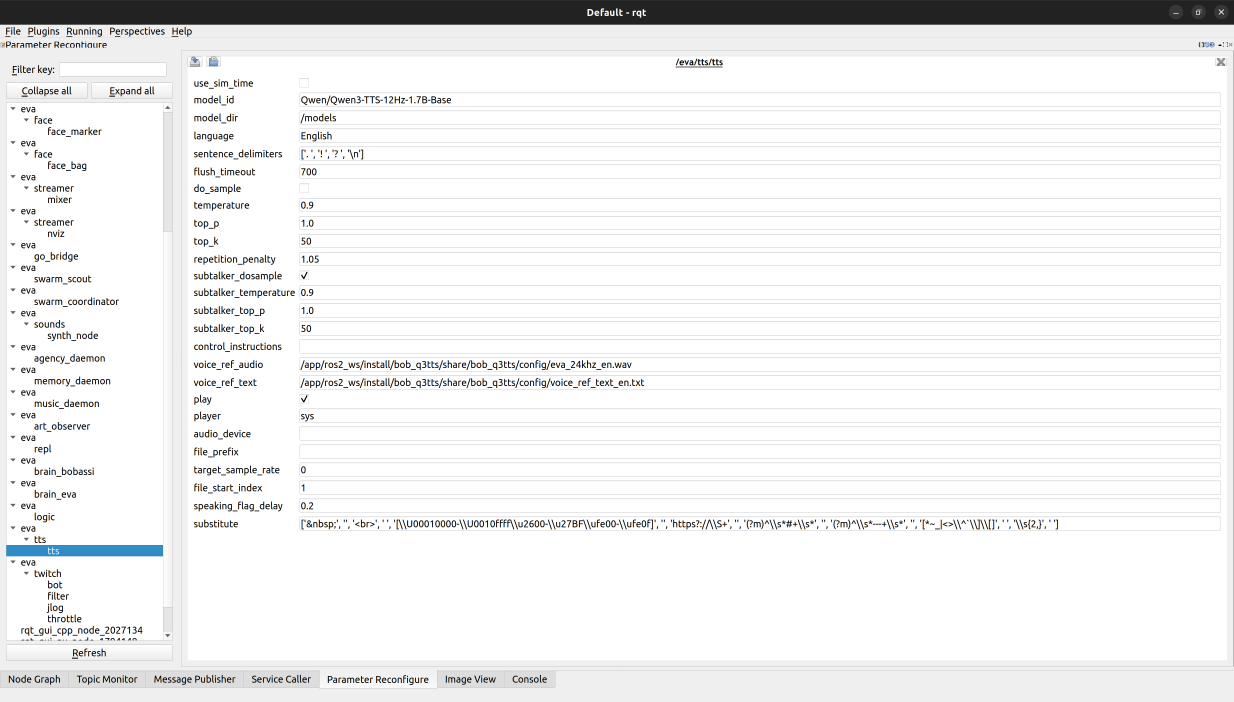
#> input picture assets/bob_q3tts_20260426.png, 3700 x 2106 px (shown at 1/3 size)
$ python send_vision_request.py --prompt ../../../assets/bob_llm_node_20260426.png --image_path ../../../assets/bob_q3tts_20260426.png
#> lines starting #> are read from the running program, lines starting #| are printed output that depends on the picture
#!/usr/bin/env python3
# Copyright 2026 Bob Ros
#
# Licensed under the Apache License, Version 2.0 (the "License");
# you may not use this file except in compliance with the License.
# You may obtain a copy of the License at
#
#     http://www.apache.org/licenses/LICENSE-2.0
#
# Unless required by applicable law or agreed to in writing, software
# distributed under the License is distributed on an "AS IS" BASIS,
# WITHOUT WARRANTIES OR CONDITIONS OF ANY KIND, either express or implied.
# See the License for the specific language governing permissions and
# limitations under the License.

"""Vision Request Skill Script (Direct HTTP Mode)."""

import argparse
import base64
import mimetypes
import os
import sys

import requests

try:
    from PIL import Image
    PIL_AVAILABLE = True
except ImportError:
    PIL_AVAILABLE = False


def resize_image_if_needed(image_path, max_dim=1024):
    """Resize image to max_dim while maintaining aspect ratio."""
#> called with image_path = '../../../assets/bob_q3tts_20260426.png', max_dim = 1024
    if not PIL_AVAILABLE:
        return image_path

    try:
        with Image.open(image_path) as img:
#> img is the input picture: PIL image 3700x2106 RGBA; mean R, G, B, A 239.4, 239.6, 239.7, 255
            w, h = img.size
#> w = 3700; h = 2106
            if max(w, h) <= max_dim:
                return image_path

            if w > h:
                new_w, new_h = max_dim, int(h * (max_dim / w))
#> new_w = 1024; new_h = 582
            else:
                new_w, new_h = int(w * (max_dim / h)), max_dim

            print(f'Resizing {w}x{h} -> {new_w}x{new_h} for '
                  f'token efficiency...', file=sys.stderr)
            resized_img = img.resize((new_w, new_h), Image.LANCZOS)
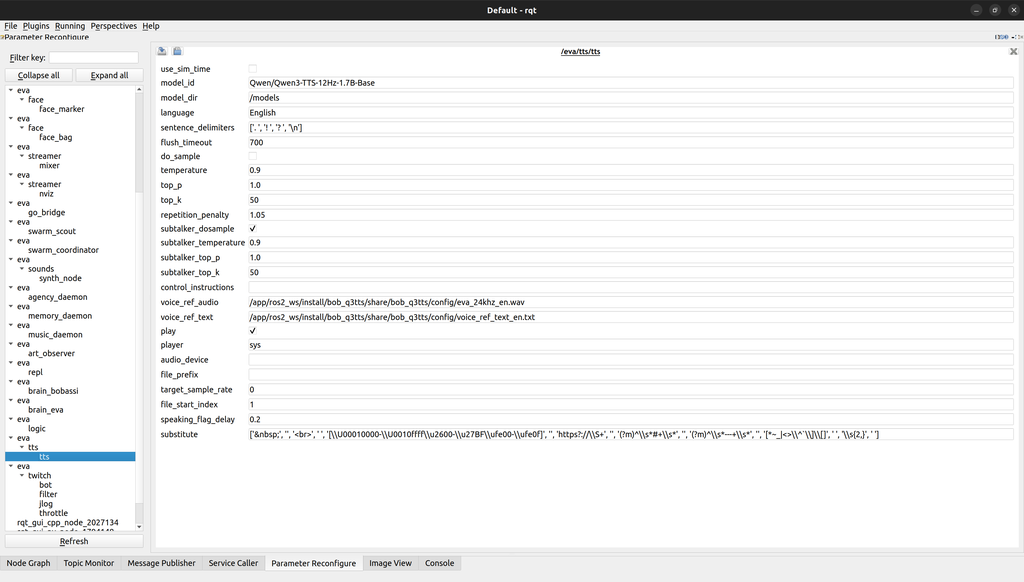
#> resized_img: PIL image 1024x582 RGBA; mean R, G, B, A 239, 239.2, 239.3, 255

            # Save to a temporary JPG
            temp_path = f'/tmp/vision_api_payload_{os.getpid()}.jpg'
            resized_img.save(temp_path, 'JPEG', quality=85)
            return temp_path
    except Exception as e:
        print(f'Warning: Resize failed: {e}', file=sys.stderr)
        return image_path


def encode_image_to_base64(image_path):
    """Encode an image file to a base64 data URL string."""
    mime_type, _ = mimetypes.guess_type(image_path)
    if not mime_type:
        mime_type = 'image/jpeg'

    with open(image_path, 'rb') as f:
        b64_data = base64.b64encode(f.read()).decode('utf-8')

    return f'data:{mime_type};base64,{b64_data}'


def main():
    """Execute direct HTTP Vision request."""
    parser = argparse.ArgumentParser(
        description='Direct HTTP Vision Request Skill')
    parser.add_argument('--prompt', required=True, help='Question for image')
    parser.add_argument('--image_path', required=True, help='Path to file')
    # Docker-ready: Use container name and internal port
    parser.add_argument(
        '--url',
        default='http://eva-researcher-vision:8080/v1/chat/completions',
        help='API Endpoint')
    parser.add_argument(
        '--no_resize', action='store_true', help='Disable auto-resize')
    parser.add_argument(
        '--max_dim', type=int, default=1024, help='Max dimension')
    parser.add_argument(
        '--timeout', type=float, default=120.0, help='API timeout')

    args = parser.parse_args()

    try:
        # 1. Process Image (Resize + Base64)
        path_to_send = args.image_path
        if not args.no_resize:
            path_to_send = resize_image_if_needed(args.image_path, args.max_dim)

        image_data_url = encode_image_to_base64(path_to_send)

        # 2. Build OpenAI-compatible Payload
        payload = {
            'model': 'gemma-3-4b-it',
            'messages': [
                {
                    'role': 'user',
                    'content': [
                        {'type': 'text', 'text': args.prompt},
                        {'type': 'image_url',
                         'image_url': {'url': image_data_url}}
                    ]
                }
            ],
            'stream': False,
            'temperature': 0.2
        }

        # 3. Direct HTTP POST
        print(f'Sending Vision request to {args.url}...', file=sys.stderr)
        response = requests.post(args.url, json=payload, timeout=args.timeout)
        response.raise_for_status()

        # 4. Extract and Output Result
        result = response.json()
        content = result['choices'][0]['message']['content']
        print(content)

        sys.exit(0)

    except requests.exceptions.RequestException as e:
        print(f'API Error: {e}', file=sys.stderr)
        sys.exit(1)
    except Exception as e:
        print(f'Internal Error: {str(e)}', file=sys.stderr)
        sys.exit(1)


if __name__ == '__main__':
    main()
#> (the call stopped at in main, `response = requests.post(args.url, json=payload, timeout=args.timeout)`: requests is not available in this run)

$ run again, on assets/streamer_20260426_0001.png
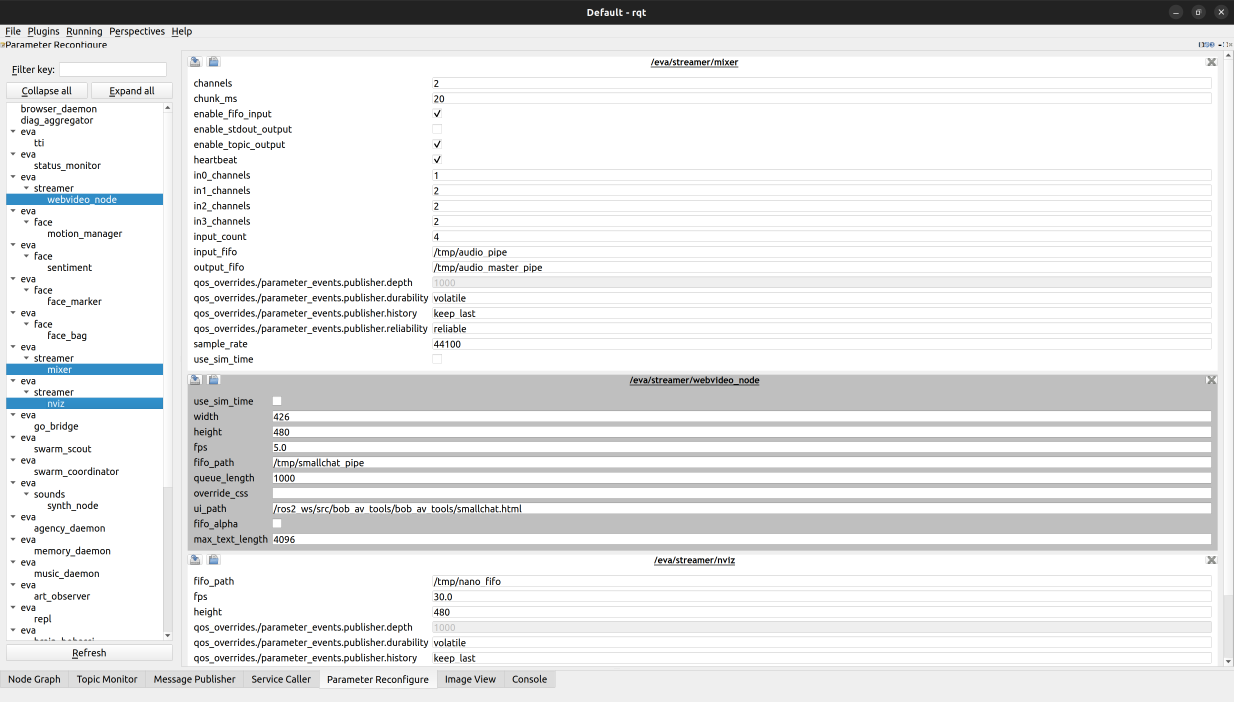
#> input picture assets/streamer_20260426_0001.png, 3700 x 2106 px (shown at 1/3 size)
#> in resize_image_if_needed, img is the input picture: PIL image 3700x2106 RGBA; mean R, G, B, A 230.1, 230.7, 231, 255
#> in resize_image_if_needed, `resized_img = img.resize((new_w, new_h), Image.LANCZOS)`:
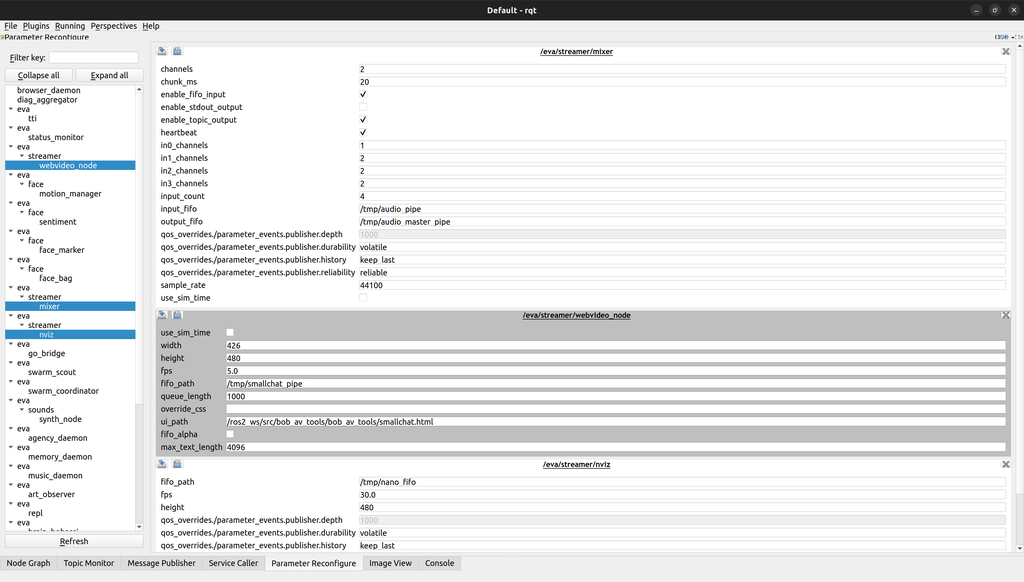
#> resized_img: PIL image 1024x582 RGBA; mean R, G, B, A 229.6, 230.2, 230.5, 255
